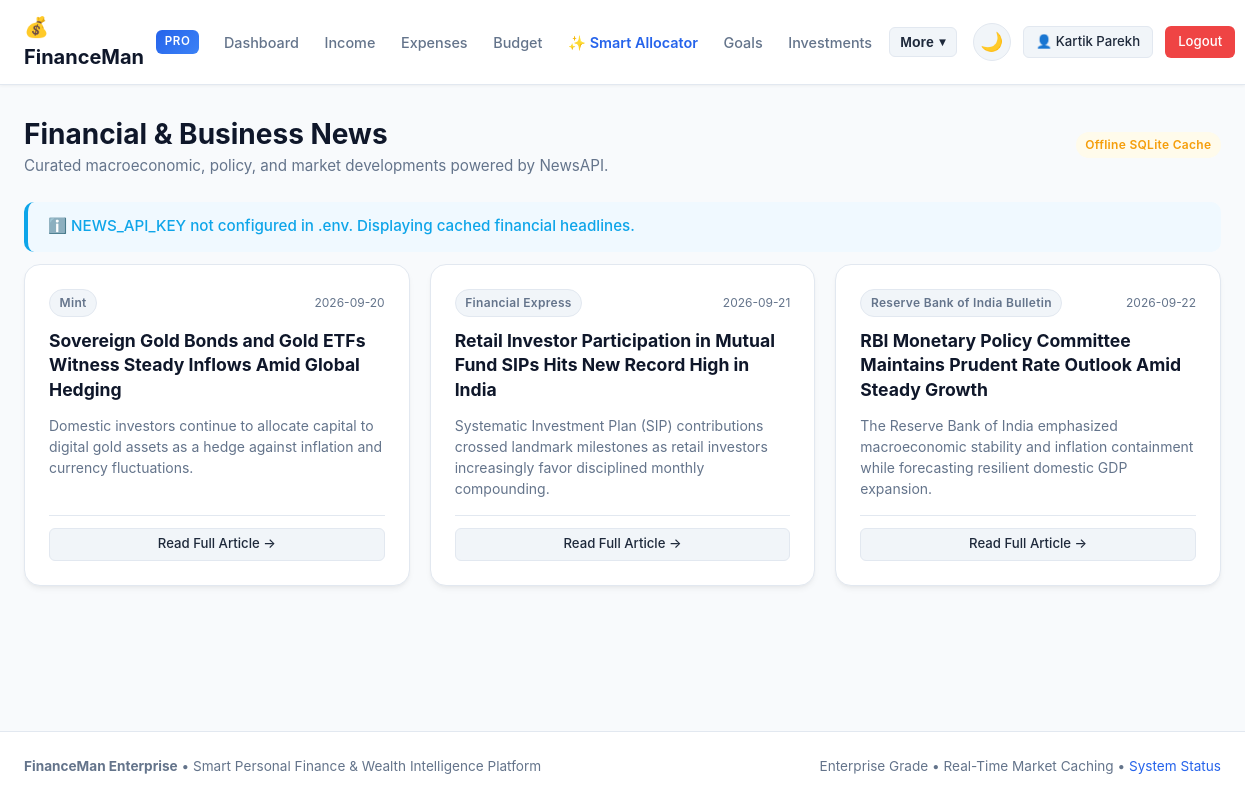
Before: /news (signed in) with the older database file.
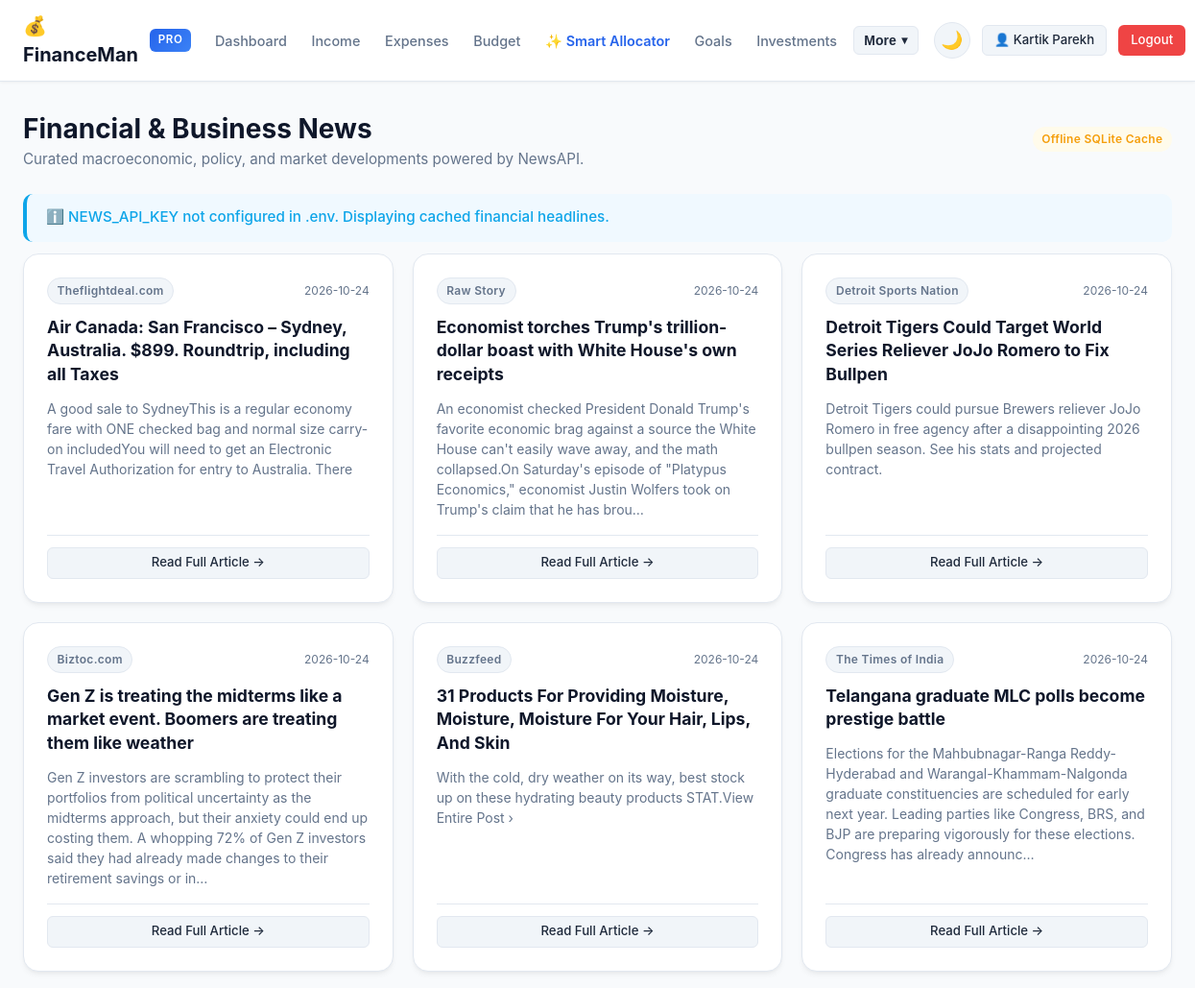
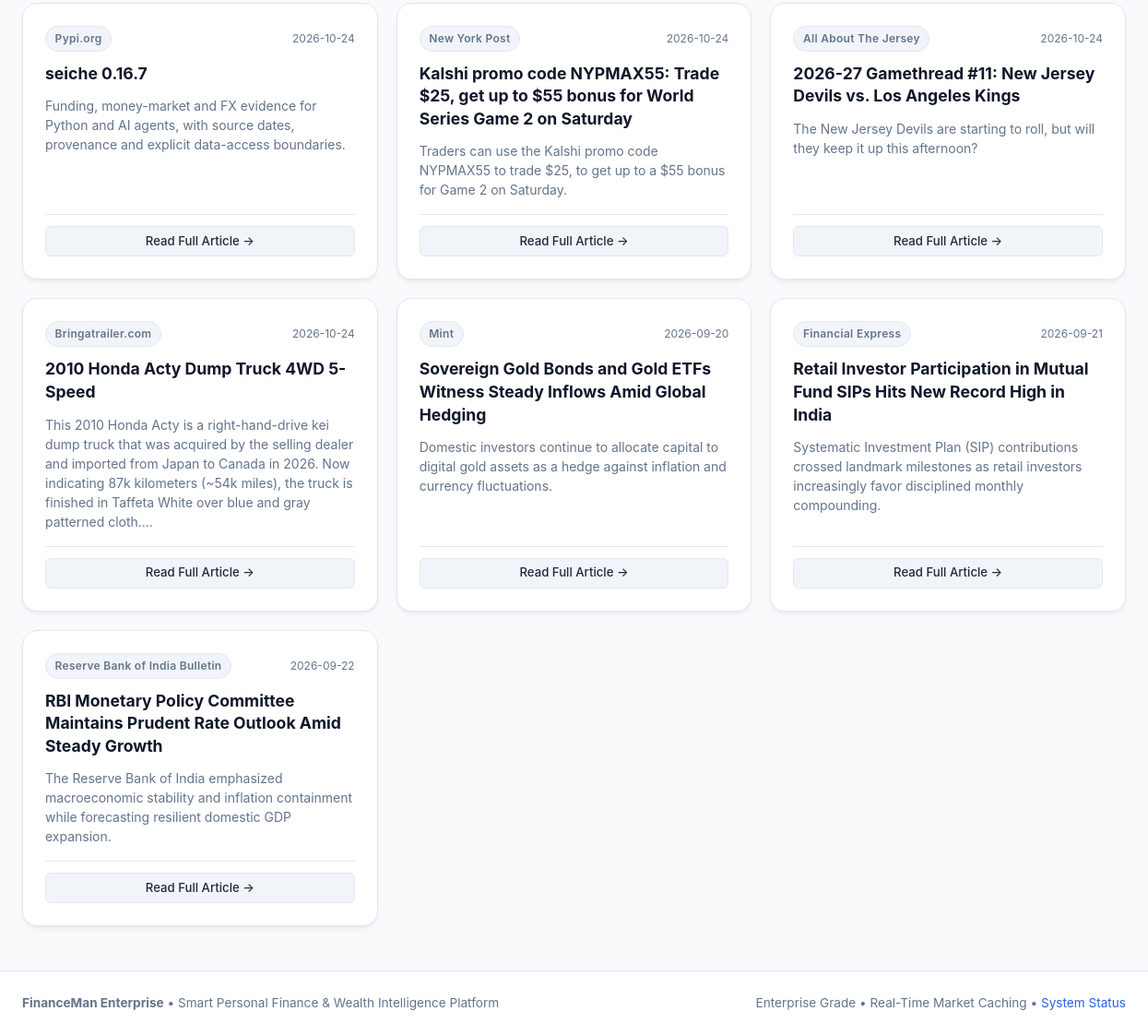
After: the same page with the newer database file (2 pictures, top to bottom).
### tables this page shows
CREATE TABLE news (
    id INTEGER PRIMARY KEY AUTOINCREMENT,
    title TEXT NOT NULL,
    source TEXT,
    published_at TEXT,
    description TEXT,
    url TEXT,
    created_at TIMESTAMP DEFAULT CURRENT_TIMESTAMP
);

### app.py (the view)
@app.route("/news")
@login_required
def news():
    news_payload = fetch_financial_news(limit=15)
    return render_template(
        "news.html",
        articles=news_payload.get("articles", []),
        is_cached=news_payload.get("is_cached", False),
        notice=news_payload.get("notice")
    )

### api/news_api.py (called while the page is built, shortened)
def fetch_financial_news(limit: int = 10) -> Dict[str, Any]:
    api_key = get_api_key("NEWS_API_KEY")
    if not is_configured(api_key):
        cached = get_cached_news(limit)
        return {
            "articles": cached,
            "is_cached": True,
            "notice": "NEWS_API_KEY not configured in .env. Displaying cached financial headlines.",
            "count": len(cached)
        }

def get_cached_news(limit: int = 10) -> List[Dict[str, Any]]:
    rows = execute_query(
        """
        SELECT title, source, published_at, description, url
        FROM news
        ORDER BY id DESC
        LIMIT ?;
        """,
        (limit,)
    )
    return [dict(r) for r in rows]

### app.py (called while the page is built)
def login_required(f):
    @wraps(f)
    def decorated_function(*args, **kwargs):
        if "user_id" not in session:
            flash("Please log in to access this page.", "warning")
            return redirect(url_for("login"))
        return f(*args, **kwargs)
    return decorated_function

### config/config.py (called while the page is built)
def get_api_key(name: str) -> str:
    if ENV_PATH.exists():
        value = dotenv_values(ENV_PATH).get(name)
        if value is not None:
            return value.strip()
    return os.getenv(name, "").strip()

def is_configured(api_key: str) -> bool:
    return bool(api_key and api_key != "YOUR_KEY_HERE" and len(api_key) > 3)

### database/database.py (called while the page is built)
def get_db_connection() -> sqlite3.Connection:
    conn = sqlite3.connect(str(DB_PATH))
    conn.row_factory = sqlite3.Row
    conn.execute("PRAGMA foreign_keys = ON;")
    return conn

def execute_query(sql: str, params: tuple = ()) -> List[Dict[str, Any]]:
    conn = get_db_connection()
    try:
        cursor = conn.cursor()
        cursor.execute(sql, params)
        rows = cursor.fetchall()
        return [dict(row) for row in rows]
    finally:
        conn.close()

### templates/news.html (shortened to what this page needs)
{% extends "base.html" %}
{% block content %}
<div style="display: flex; justify-content: space-between; align-items: center; margin-bottom: 1.5rem; flex-wrap: wrap; gap: 1rem;">
  <div>
    <h1 style="font-size: 1.75rem; color: var(--secondary);">Financial & Business News</h1>
    <p style="color: var(--text-muted); font-size: 0.95rem;">Curated macroeconomic, policy, and market developments powered by NewsAPI.</p>
  </div>
  <span class="badge badge-{{ 'warning' if is_cached else 'success' }}">
    {{ 'Offline SQLite Cache' if is_cached else 'Live NewsAPI Feed' }}
  </span>
</div>
{% if notice %}
<div class="alert alert-info">
  <span>ℹ️ {{ notice }}</span>
</div>
{% endif %}
<div style="display: grid; grid-template-columns: repeat(auto-fit, minmax(340px, 1fr)); gap: 1.25rem;">
  {% if articles %}
    {% for a in articles %}
    <div class="card" style="display: flex; flex-direction: column;">
      <div style="display: flex; justify-content: space-between; align-items: center; margin-bottom: 0.75rem; font-size: 0.75rem; color: var(--text-muted);">
        <span class="badge badge-neutral">{{ a.source }}</span>
        <span>{{ a.published_at }}</span>
      </div>
      <h3 style="font-size: 1.1rem; color: var(--secondary); margin-bottom: 0.75rem; line-height: 1.4;">
        {{ a.title }}
      </h3>
      <p style="font-size: 0.875rem; color: var(--text-muted); flex: 1; margin-bottom: 1rem; line-height: 1.5;">
        {{ a.description }}
      </p>
      <div style="padding-top: 0.75rem; border-top: 1px solid var(--border);">
        <a href="{{ a.url }}" target="_blank" rel="noopener noreferrer" class="btn btn-secondary btn-sm" style="width: 100%;">
          Read Full Article &rarr;
        </a>
      </div>
    </div>
    {% endfor %}
  {% else %}
    <div class="card" style="grid-column: 1 / -1; text-align: center; padding: 3rem;">
      <p style="color: var(--text-muted);">No financial articles available at this time.</p>
    </div>
  {% endif %}
</div>
{% endblock %}

### templates/base.html (shortened to what this page needs)
<!DOCTYPE html>
<html lang="en">
<head>
  <link rel="stylesheet" href="{{ url_for('static', filename='css/style.css') }}">
</head>
<body>
  <nav class="navbar">
    <div class="nav-container">
      <a href="{{ url_for('dashboard') }}" class="brand">
        <span>💰 FinanceMan</span>
        <span class="brand-badge">PRO</span>
      </a>
      {% if session.get('user_id') %}
      <ul class="nav-links" id="mainNavLinks">
        <li><a href="{{ url_for('dashboard') }}">Dashboard</a></li>
        <li><a href="{{ url_for('income') }}">Income</a></li>
        <li><a href="{{ url_for('expenses') }}">Expenses</a></li>
        <li><a href="{{ url_for('budget') }}">Budget</a></li>
        <li><a href="{{ url_for('smart_budget') }}" style="color: var(--primary); font-weight: 600;">✨ Smart Allocator</a></li>
        <li><a href="{{ url_for('goals') }}">Goals</a></li>
        <li><a href="{{ url_for('investments') }}">Investments</a></li>
        <li class="nav-dropdown" id="moreDropdown">
          <button type="button" class="nav-dropdown-btn" id="moreDropdownBtn" aria-expanded="false" aria-haspopup="true">
            <span>More</span>
            <span class="dropdown-arrow">▾</span>
          </button>
        </li>
      </ul>
      <div class="nav-actions">
        <button type="button" id="themeToggle" class="theme-toggle-btn" aria-label="Toggle Theme" title="Toggle Theme">
          <span id="themeIcon">🌙</span>
        </button>
        <a href="{{ url_for('profile') }}" class="btn btn-secondary btn-sm user-profile-btn" title="View Profile">👤 {{ session.get('user_name', 'Profile') }}</a>
        <a href="{{ url_for('logout') }}" class="btn btn-danger btn-sm" title="Sign Out">Logout</a>
      </div>
      {% endif %}
    </div>
  </nav>
  <main class="main-content">
    {% block content %}{% endblock %}
  </main>
  <footer class="footer">
    <div style="max-width: 1320px; margin: 0 auto; display: flex; justify-content: space-between; align-items: center; flex-wrap: wrap; gap: 1rem;">
      <div>
        <strong>FinanceMan Enterprise</strong> &bull; Smart Personal Finance & Wealth Intelligence Platform
      </div>
      <div>
        Enterprise Grade &bull; Real-Time Market Caching &bull; <a href="{{ url_for('status') }}" style="color: var(--primary); text-decoration: none;">System Status</a>
      </div>
    </div>
  </footer>
</body>
</html>

Changed rows visible on the page:
added news: source "Theflightdeal.com", published_at "2026-10-24", title "Air Canada: San Francisco – Sydney, Australia. $899. Roundtrip, including all Taxes", description "A good sale to SydneyThis is a regular economy fare with ONE checked bag and normal size carry-on includedYou will need to get an Electronic Travel Authorization for entry to Australia. There"
added news: source "Raw Story", published_at "2026-10-24", title "Economist torches Trump's trillion-dollar boast with White House's own receipts", description "An economist checked President Donald Trump's favorite economic brag against a source the White House can't easily wave away, and the math collapsed.On Saturday's episode of \"Platypus Economics,\" economist Justin Wolfers took on Trump's claim that he has brou…"
added news: source "Detroit Sports Nation", published_at "2026-10-24", title "Detroit Tigers Could Target World Series Reliever JoJo Romero to Fix Bullpen", description "Detroit Tigers could pursue Brewers reliever JoJo Romero in free agency after a disappointing 2026 bullpen season. See his stats and projected contract."
added news: source "Biztoc.com", published_at "2026-10-24", title "Gen Z is treating the midterms like a market event. Boomers are treating them like weather", description "Gen Z investors are scrambling to protect their portfolios from political uncertainty as the midterms approach, but their anxiety could end up costing them. A whopping 72% of Gen Z investors said they had already made changes to their retirement savings or in…"
added news: source "Buzzfeed", published_at "2026-10-24", title "31 Products For Providing Moisture, Moisture, Moisture For Your Hair, Lips, And Skin", description "With the cold, dry weather on its way, best stock up on these hydrating beauty products STAT.View Entire Post ›"
added news: source "The Times of India", published_at "2026-10-24", title "Telangana graduate MLC polls become prestige battle", description "Elections for the Mahbubnagar-Ranga Reddy-Hyderabad and Warangal-Khammam-Nalgonda graduate constituencies are scheduled for early next year. Leading parties like Congress, BRS, and BJP are preparing vigorously for these elections. Congress has already announc…"
added news: source "Pypi.org", published_at "2026-10-24", title "seiche 0.16.7", description "Funding, money-market and FX evidence for Python and AI agents, with source dates, provenance and explicit data-access boundaries."
added news: source "New York Post", published_at "2026-10-24", title "Kalshi promo code NYPMAX55: Trade $25, get up to $55 bonus for World Series Game 2 on Saturday", description "Traders can use the Kalshi promo code NYPMAX55 to trade $25, to get up to a $55 bonus for Game 2 on Saturday."
added news: source "All About The Jersey", published_at "2026-10-24", title "2026-27 Gamethread #11: New Jersey Devils vs. Los Angeles Kings", description "The New Jersey Devils are starting to roll, but will they keep it up this afternoon?"
added news: source "Bringatrailer.com", published_at "2026-10-24", title "2010 Honda Acty Dump Truck 4WD 5-Speed", description "This 2010 Honda Acty is a right-hand-drive kei dump truck that was acquired by the selling dealer and imported from Japan to Canada in 2026. Now indicating 87k kilometers (~54k miles), the truck is finished in Taffeta White over blue and gray patterned cloth.…"
